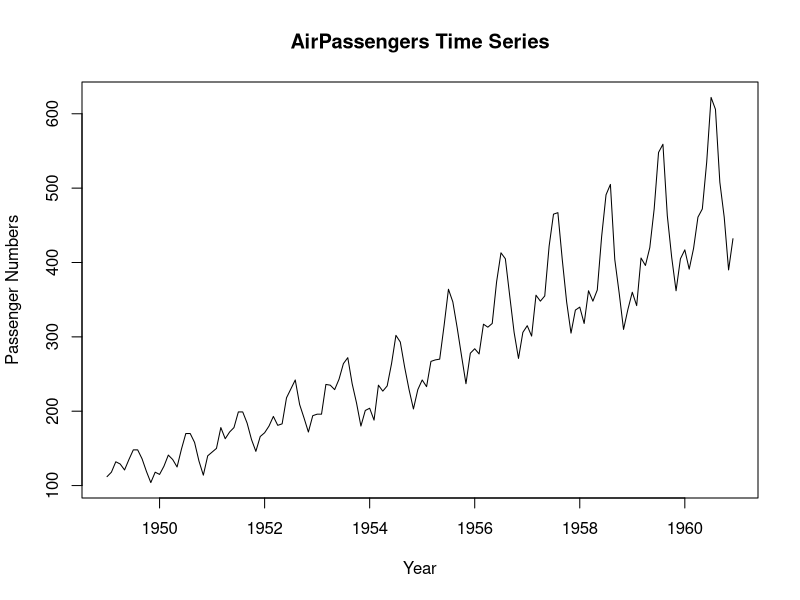
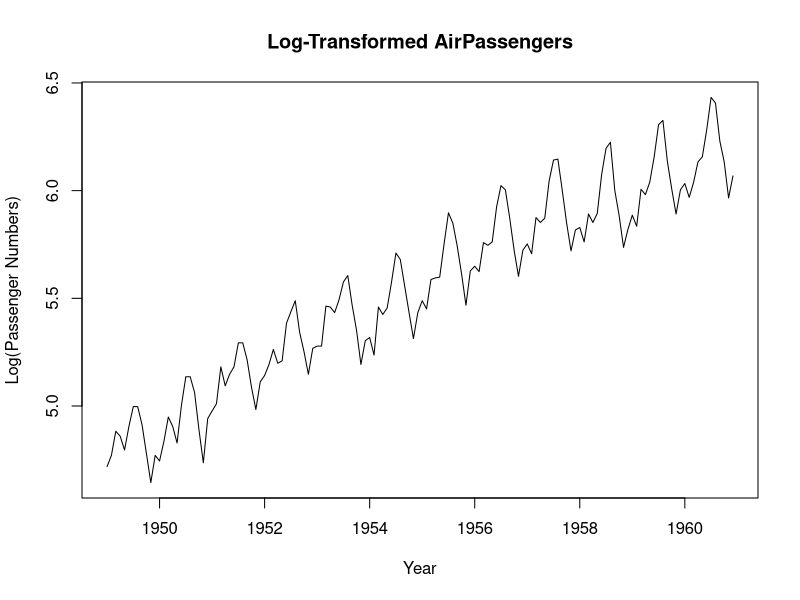
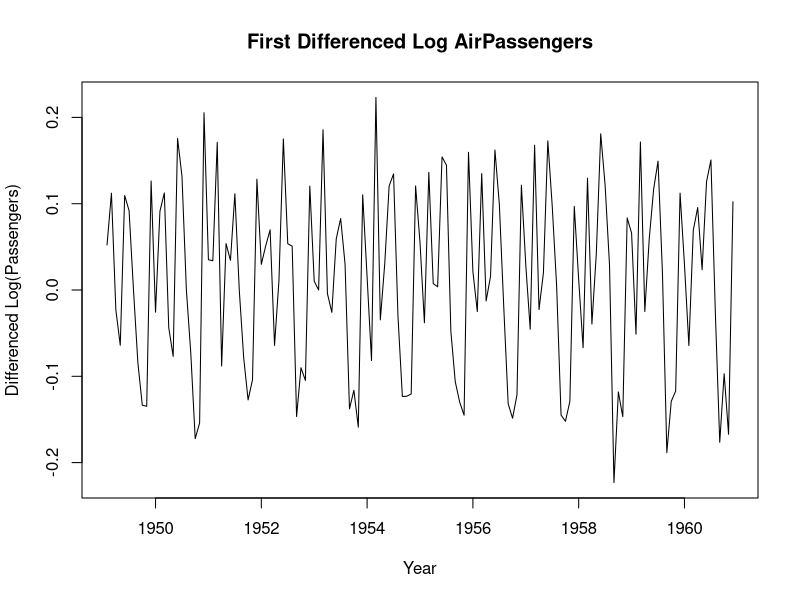
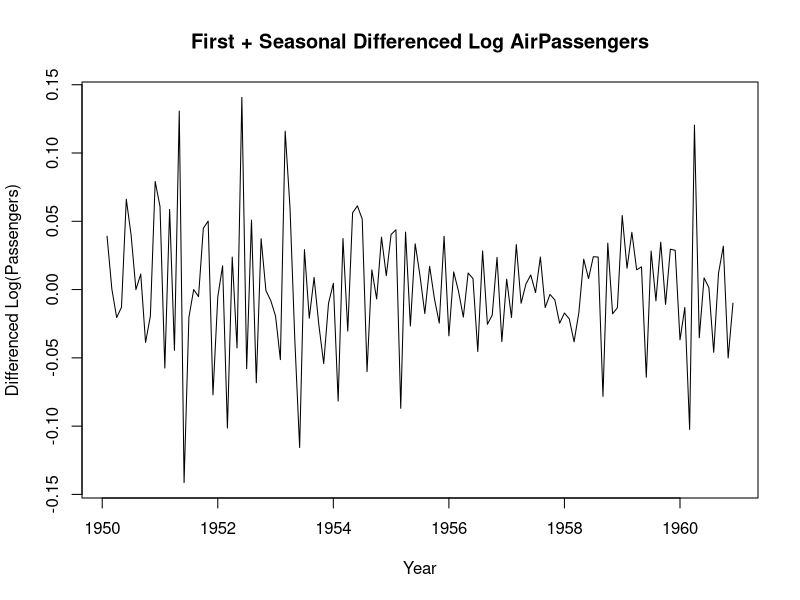
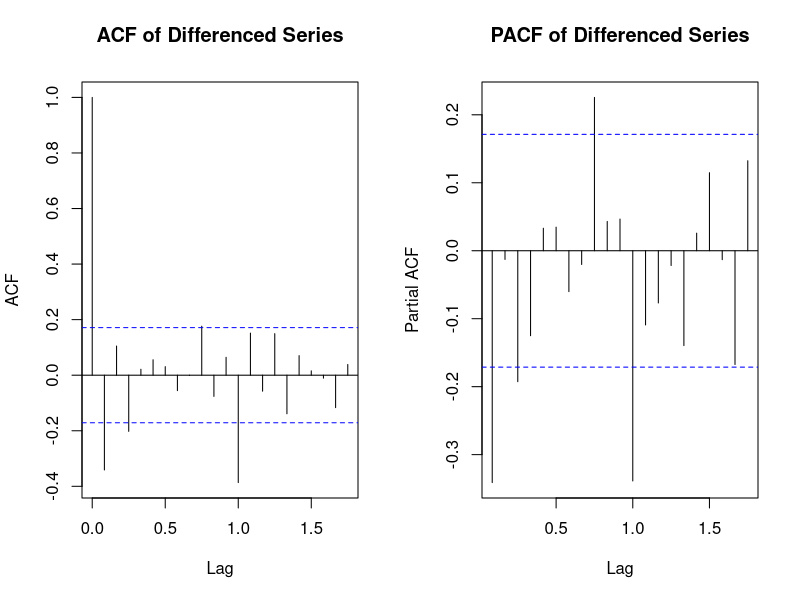
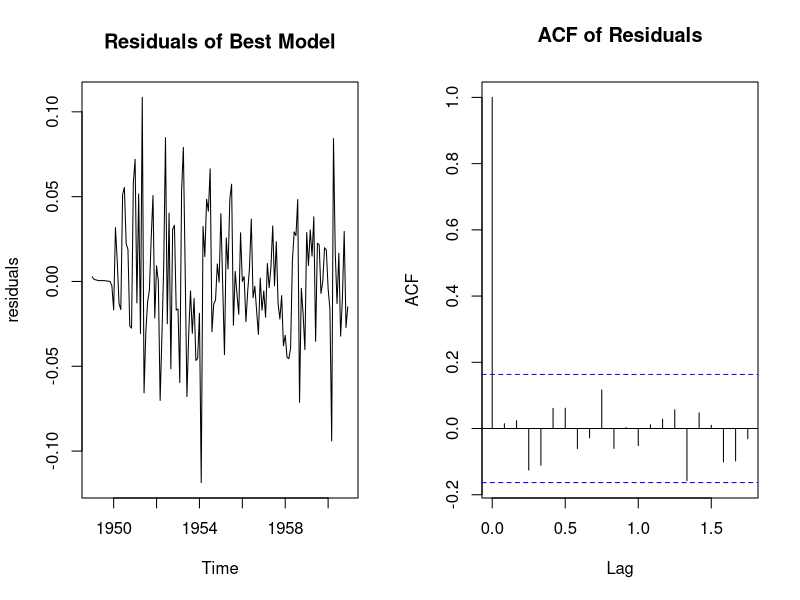
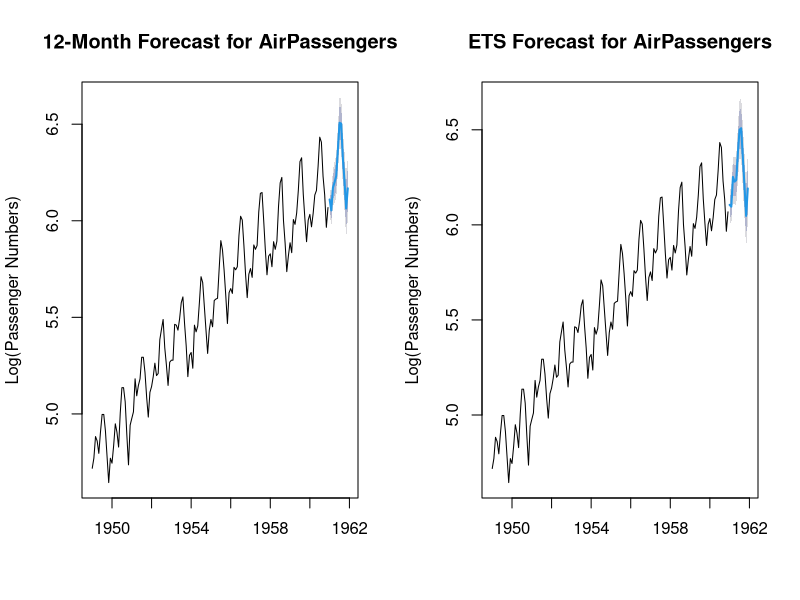

These figures' R source, in order:
## ---- chunk 1
knitr::opts_chunk$set(echo = TRUE)

## ---- chunk 2
# Load required packages
library(forecast)
library(tseries)

# Load the AirPassengers dataset
data(AirPassengers)
ts_data <- AirPassengers

# Step 1: Plot the time series and describe its pattern
plot(ts_data, main="AirPassengers Time Series", ylab="Passenger Numbers", xlab="Year")

## ---- chunk 3
# Step 2: Apply logarithmic transformation to stabilize variance
log_ts_data <- log(ts_data)
plot(log_ts_data, main="Log-Transformed AirPassengers", ylab="Log(Passenger Numbers)", xlab="Year")

## ---- chunk 4
# Step 3: Apply differencing to achieve stationarity
# First differencing
diff_log_ts <- diff(log_ts_data, differences=1)
plot(diff_log_ts, main="First Differenced Log AirPassengers", ylab="Differenced Log(Passengers)", xlab="Year")

# Seasonal differencing (period = 12 for monthly data)
diff_log_ts_seas <- diff(diff_log_ts, lag=12)
plot(diff_log_ts_seas, main="First + Seasonal Differenced Log AirPassengers", ylab="Differenced Log(Passengers)", xlab="Year")

# Test for stationarity using ADF test
adf.test(diff_log_ts_seas, alternative="stationary")

## ---- chunk 5

# Step 4: Plot ACF and PACF of the transformed and differenced data
par(mfrow=c(1,2))
acf(diff_log_ts_seas, main="ACF of Differenced Series")
pacf(diff_log_ts_seas, main="PACF of Differenced Series")

## ---- chunk 6
# Step 6: Fit the proposed ARIMA models
model1 <- Arima(log_ts_data, order=c(0,1,1), seasonal=c(0,1,1))
model2 <- Arima(log_ts_data, order=c(1,1,1), seasonal=c(1,1,1))

# Use auto.arima for comparison
auto_model <- auto.arima(log_ts_data)

## ---- chunk 7
# Step 7: Compare models using AIC/BIC
summary(model1)$aic
summary(model1)$bic
summary(model2)$aic
summary(model2)$bic
summary(auto_model)$aic
summary(auto_model)$bic

## ---- chunk 8
# Step 8: Extract and interpret parameters of the best model
best_model <- model1  # Model 1 has the lowest AIC/BIC
coef(best_model)
summary( best_model)
## ---- chunk 9
# Step 9: Plot residuals and their ACF
residuals <- residuals(best_model)
plot(residuals, main="Residuals of Best Model")
acf(residuals, main="ACF of Residuals")

## ---- chunk 10
# Step 10: Perform Ljung-Box test
Box.test(residuals, lag=24, type="Ljung-Box")

## ---- chunk 11
# Step 12 & 13: Forecast the next 12 months and plot
forecast <- forecast(best_model, h=12)
plot(forecast, main="12-Month Forecast for AirPassengers", ylab="Log(Passenger Numbers)")

## ---- chunk 12
# Step 15: Compare ARIMA with ETS model (using out-of-sample evaluation for better assessment)

# Split data (hold out last 12 months for test)
train <- window(log_ts_data, end = c(1959, 12))
test <- window(log_ts_data, start = 1960)

# Refit models on train
best_model <- Arima(train, order = c(0,1,1), seasonal = c(0,1,1))
ets_model <- ets(train)

# Forecast the test horizon
forecast <- forecast(best_model, h = 12)
ets_forecast <- forecast(ets_model, h = 12)

# Plot ETS forecast (on full data for visualization, but evaluation is out-of-sample)
ets_model_full <- ets(log_ts_data)  # For plotting on full data if desired
ets_forecast_full <- forecast(ets_model_full, h=12)
plot(ets_forecast_full, main="ETS Forecast for AirPassengers", ylab="Log(Passenger Numbers)")

# Compare out-of-sample accuracy
accuracy(forecast, test)
accuracy(ets_forecast, test)
